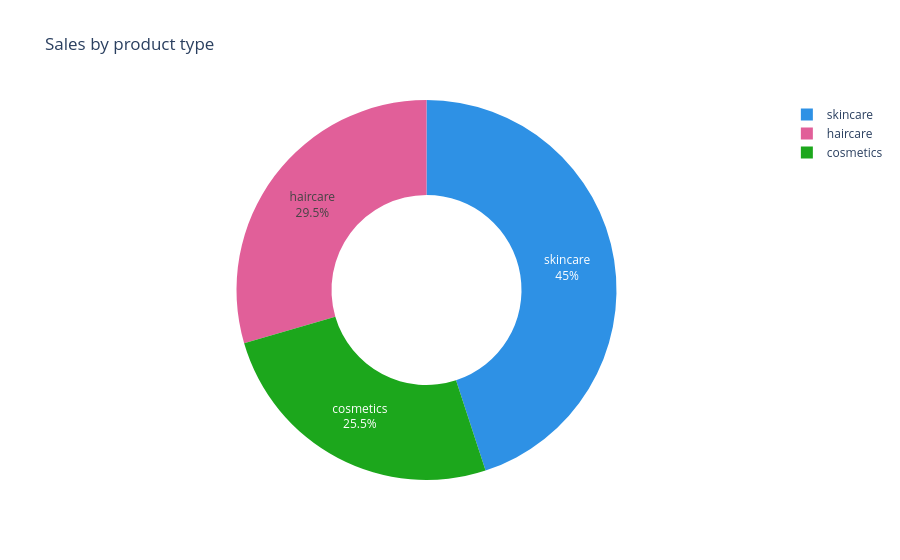

Source (notebook cell):
### Code cell
pie_chart = px.pie(sales_data ,values ='Number of products sold',
                  names = 'Product type',
                  title = 'Sales by product type',
                  hover_data = ['Number of products sold'],
                  hole = 0.5,
                  color_discrete_sequence = px.colors.qualitative.Dark24)

pie_chart.update_traces(textposition='inside',textinfo = 'percent+label')
pie_chart.show()

### Figure 1 — Plotly figure (JSON) as saved in the notebook; plotly's stock layout.template omitted (floating-point values rounded to 4 significant figures)
{"data": [{"customdata": [[11757], [13611], [20731]], "domain": {"x": [0, 1], "y": [0, 1]}, "hole": 0.5, "hovertemplate": "Product type=%{label}<br>Number of products sold=%{customdata[0]}<extra></extra>", "labels": ["cosmetics", "haircare", "skincare"], "legendgroup": "", "name": "", "showlegend": true, "textinfo": "percent+label", "textposition": "inside", "type": "pie", "values": [11757, 13611, 20731]}], "layout": {"legend": {"tracegroupgap": 0}, "piecolorway": ["#2E91E5", "#E15F99", "#1CA71C", "#FB0D0D", "#DA16FF", "#222A2A", "#B68100", "#750D86", "#EB663B", "#511CFB", "#00A08B", "#FB00D1", "#FC0080", "#B2828D", "#6C7C32", "#778AAE", "#862A16", "#A777F1", "#620042", "#1616A7", "#DA60CA", "#6C4516", "#0D2A63", "#AF0038"], "title": {"text": "Sales by product type"}}}
